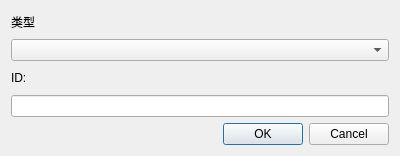
<?xml version="1.0" encoding="UTF-8"?>
<ui version="4.0">
 <class>NewControlDialog</class>
 <widget class="QDialog" name="NewControlDialog">
  <property name="geometry">
   <rect>
    <x>0</x>
    <y>0</y>
    <width>400</width>
    <height>156</height>
   </rect>
  </property>
  <property name="windowTitle">
   <string>Dialog</string>
  </property>
  <layout class="QVBoxLayout" name="verticalLayout">
   <item>
    <widget class="QLabel" name="label_2">
     <property name="text">
      <string>类型</string>
     </property>
    </widget>
   </item>
   <item>
    <widget class="QComboBox" name="comboBox"/>
   </item>
   <item>
    <widget class="QLabel" name="label">
     <property name="text">
      <string>ID:</string>
     </property>
    </widget>
   </item>
   <item>
    <widget class="QLineEdit" name="lineEdit"/>
   </item>
   <item>
    <widget class="QDialogButtonBox" name="buttonBox">
     <property name="layoutDirection">
      <enum>Qt::LeftToRight</enum>
     </property>
     <property name="orientation">
      <enum>Qt::Horizontal</enum>
     </property>
     <property name="standardButtons">
      <set>QDialogButtonBox::Cancel|QDialogButtonBox::Ok</set>
     </property>
    </widget>
   </item>
  </layout>
 </widget>
 <resources/>
 <connections>
  <connection>
   <sender>buttonBox</sender>
   <signal>accepted()</signal>
   <receiver>NewControlDialog</receiver>
   <slot>accept()</slot>
   <hints>
    <hint type="sourcelabel">
     <x>248</x>
     <y>254</y>
    </hint>
    <hint type="destinationlabel">
     <x>157</x>
     <y>274</y>
    </hint>
   </hints>
  </connection>
  <connection>
   <sender>buttonBox</sender>
   <signal>rejected()</signal>
   <receiver>NewControlDialog</receiver>
   <slot>reject()</slot>
   <hints>
    <hint type="sourcelabel">
     <x>316</x>
     <y>260</y>
    </hint>
    <hint type="destinationlabel">
     <x>286</x>
     <y>274</y>
    </hint>
   </hints>
  </connection>
 </connections>
</ui>
